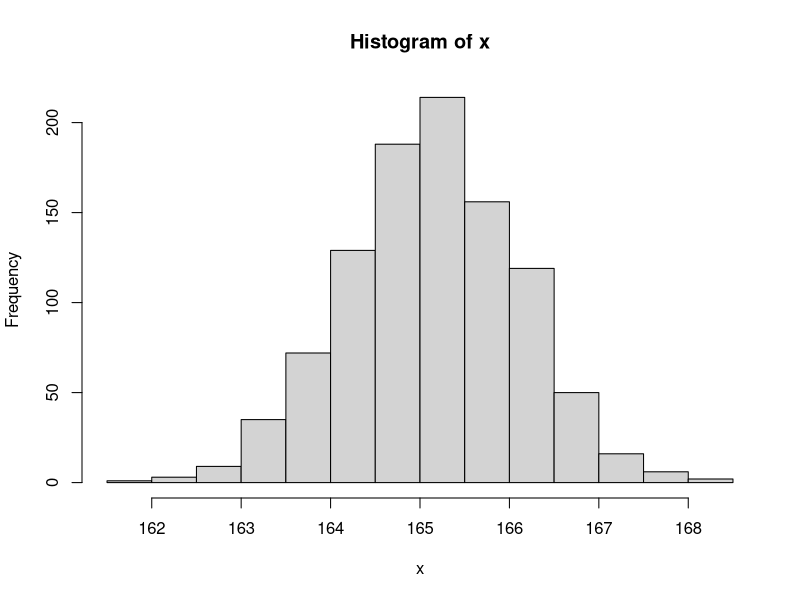
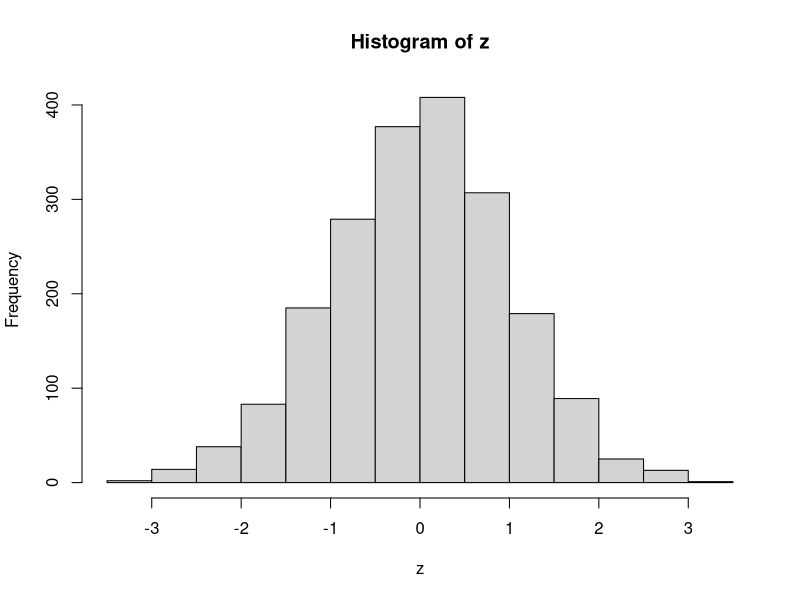
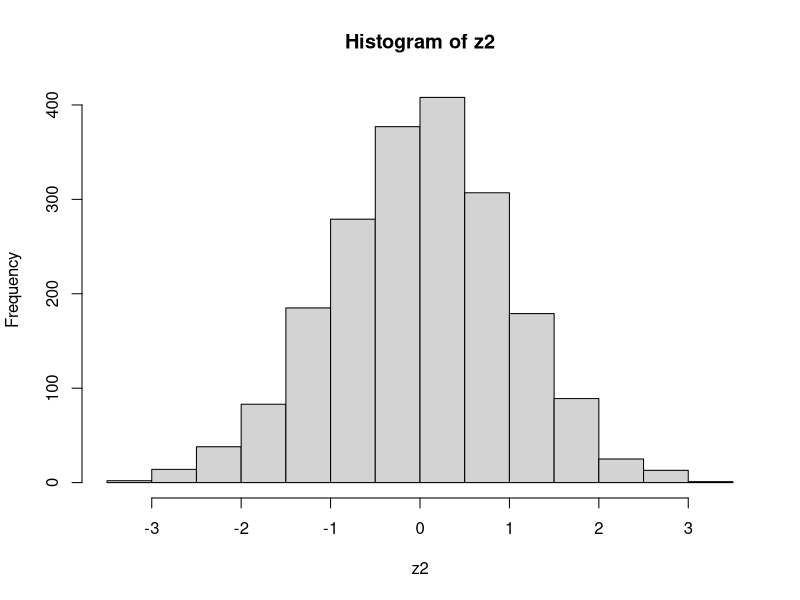
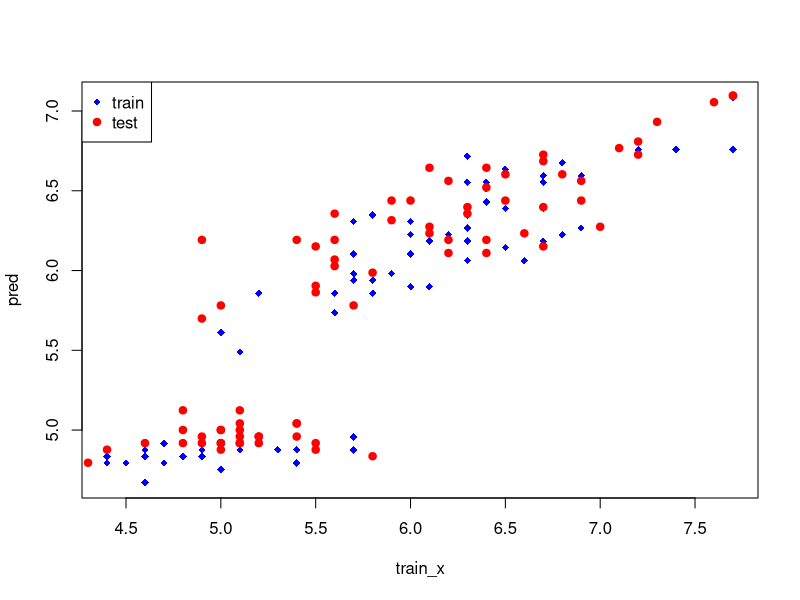

R code for these plots, in order:
# chap08_Hypothesis_basic

# 가설(Hypothesis) : 어떤 사건을 설명하기 위한 가정
# 검정(Test) : 검정통계량(표본)으로 가설 채택 or 기각 과정
# 추정 : 표본을 통해서 모집단을 확률적으로 추측
# 신뢰구간 : 모수를 포함하는 구간(채택역), 벗어나면 기각역
# 유의수준 : 알파 시, 오차 범위의 기준
# 구간추정 : 신뢰구간과 검정통계량을 비교해서 가설 기각 유무 결정

###########1. 가설과 검정#############
# 귀무가설(H0) : 중학교 2학년 남학생 평균 키는 165.2cm와 차이가 없다
# 대립가설(H1) : 중학교 2학년 남학생 평균 키는 165.2cm와 차이가 있다

# 1. 모집단에서 표본 추출(1000명의 학생)
x <- rnorm(1000,mean=165.2,sd=1) # 정규분포를 따르는 난수 1000개 생성

hist(x)
# 정규성 검정
# 귀무가설 : 정규분포와 차이가 없다 
shapiro.test(x) # W = 0.99858(검정통계량), p-value = 0.6052(유의확률) 
# p-value = 0.6052 > 알파(0.05) => 귀무가설 채택

# 2. 평균차이 검정 : 165.2cm
t.test(x,mu=165.2)
# t = 0.88033, df = 999, p-value = 0.3789
# t, df : 검정통계량, 자유도
# p-value : 유의확률
# p-value = 0.3789 > 알파(0.05) => 귀무가설 채택
# 95 percent confidence interval: 165.1659, 165.2895 : 95% 신뢰구간(채택역)
# mean of x : 165.2277 => 실제 전체 학생에 대한 평균 키 / 검정통계량 : 표본의 통계
mean(x) # 165.2277

# [해설] 검정통계량이 신뢰구간에 포함되므로 모수의 평균키는 165.2cm와 차이가 없다

# 3. 기각역의 평균 검정
t.test(x,mu=165.09, conf.level = 0.95) # 95% 신뢰수준하 (conf.level 생략 가능)
# 귀무가설 : 평균 키는 165.09cm와 차이가 없다(x)
# 대립가설 : 평균 키는 165.09cm와 차이가 있다(o)
# t = 4.3731, df = 999, p-value = 1.353e-05
# p-value = 1.353e-05 < 알파(0.05) => 귀무가설 기각
# 95 percent confidence interval: 165.1659, 165.2895 : 기각역

# 4. 신뢰수준 변경(95% -> 99%)
t.test(x,mu=165.2, conf.level = 0.99) # 99%
# t = 0.88033, df = 999, p-value = 0.3789 > 0.05 -> 귀무가설 채택
# 99 percent confidence interval: 165.1464, 165.3090
# 신뢰수준 향상하면 신뢰구간이 넓어진다(귀무가설 기각이 어려워진다)

############# 2. 표준화 vs 정규화#############

# 1. 표준화 : 정규분포 -> 표준정규분포(0,1)

# 정규분포
n <- 2000
x <- rnorm(n, mean=100, sd=10)

shapiro.test(x)
# p-value = 0.7732 > 알파(유의수준) : 0.05 => 정규분포임을 알 수 있다

# 표준화
# 표준화 공식(z) = (x-mu)/sd(x)
mu <- mean(x)
mu # 99.67691
z = (x-mu)/sd(x)
z # 표준정규분포
hist(z)
mean(z) # 3.203219e-16 3 * 10의 -16승 = 0에 수렴
sd(z) # 1

# scale() 함수 이용
z2 = as.data.frame(scale(x)) #matrix -> data.frame
str(z2) # 'data.frame':	2000 obs. of  1 variable
z2 <- z2$V1
hist(z2)
mean(z2) # 3.203219e-16 = 0
sd(z2) # 1

# 2. 정규화
# - 특정 변수값을 일정한 범위(0~1)로 일치시키는 과정
str(iris)
head(iris)
summary(iris[-5])

# 1) scale() 함수
# 정규화 -> data.frame으로 형변환
iris_nor <- as.data.frame(scale(iris[-5]))
summary(iris_nor)

# 2) 정규화 함수 정의(0~1)
nor <- function(x){
  n <- (x-min(x)) / (max(x)-min(x))
  return(n)
}

iris_nor2 <- apply(iris[-5],2,nor)
summary(iris_nor2)
head(iris_nor2)

########## 3. 데이터셋에서 샘플링 #############

# sample(x, size, replace=FALSE) # 비복원추출 / replace=TRUE 이면 복원추출

no <- 1:100 # 번호
score <- runif(100,min=40, max=100) # 성적
df <- data.frame(no,score)
df
nrow(df) # 행의 길이 -> 100

# 15명 학생 샘플링
idx <- sample(x= nrow(df), size=15)
idx

sam <- df[idx,]
sam

# train(70%)/test(30%) dataset
idx <- sample(x=nrow(df), size=nrow(df)*0.7)
idx

train <- df[idx,] # model 학습용
test <- df[-idx,] # model 평가용
dim(train) # 70 2
dim(test) # 30 2

##############train/test model 적용##################
# 50% vs 50%
idx <- sample(nrow(iris),nrow(iris)*0.5)

train <- iris[idx,]
test <- iris[-idx,]
dim(train)
dim(test)

head(iris)
# Sepal.Length : y(종속변수) -> 정답
# Petal.Length : x(독립변수) -> 입력
# model : 곷잎 길이가  꽃받침 길이에 어떤 영향을 미치는지
model <- lm(Sepal.Length~Petal.Length, data=train)
pred <- model$fitted.values # 예측치(꽃받침 길이)

# test dataset model
model2 <- lm(Sepal.Length~Petal.Length, data=test)
pred2 <- model2$fitted.values # 예측치(꽃받침 길이)

# train_x
train_x <- train$Sepal.Length # train x 
# test_x
test_x <- test$Sepal.Length # test x

# 정답 vs 예측치
plot(train_x,pred,col="blue",pch=18) # train
points(test_x, pred2,col="red",pch=19) # test

# 범례
legend("topleft", legend=c("train","test"),col=c("blue","red"), pch=c(18,19))












